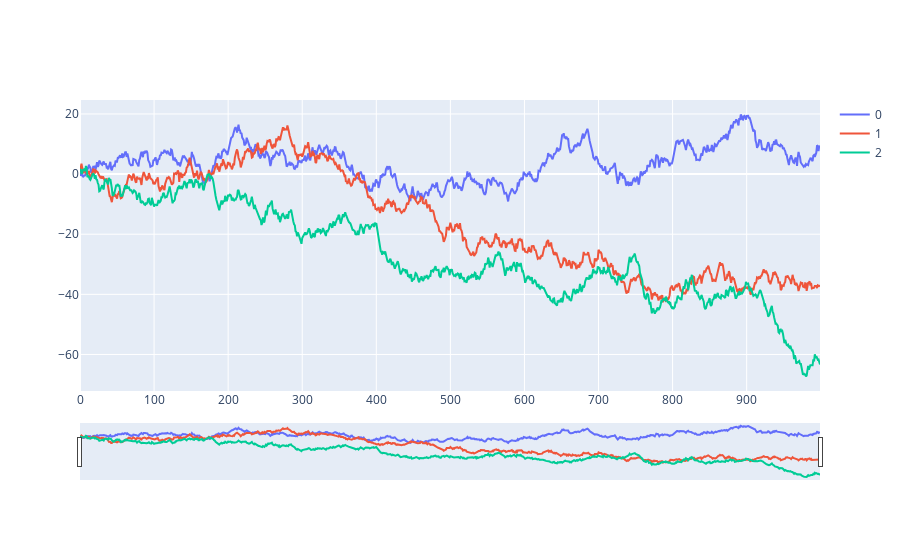

The notebook cell saved with this chart:
### Markdown cell above
### Plotly plot -- this is super responsive but does not update

### Code cell
dg = pd.DataFrame(np.random.randn(1000, 3).cumsum(axis=0))

fig = go.Figure()
for col in dg:
    fig.add_trace(go.Scatter(x=dg.index, y=dg[col], mode="lines", name=col))
fig.update_layout(
    xaxis_rangeslider_visible=True,
)

### Figure 1 — Plotly figure (JSON) as saved in the notebook; plotly's stock layout.template omitted (floating-point values rounded to 4 significant figures; data arrays with more than 128 entries replaced by an {"elided": "..."} marker saying what was removed)
{"data": [{"mode": "lines", "name": "0", "type": "scatter", "x": {"elided": "1000 int values"}, "y": {"elided": "1000 float values"}}, {"mode": "lines", "name": "1", "type": "scatter", "x": {"elided": "1000 int values"}, "y": {"elided": "1000 float values"}}, {"mode": "lines", "name": "2", "type": "scatter", "x": {"elided": "1000 int values"}, "y": {"elided": "1000 float values"}}], "layout": {"xaxis": {"rangeslider": {"visible": true}}}}
